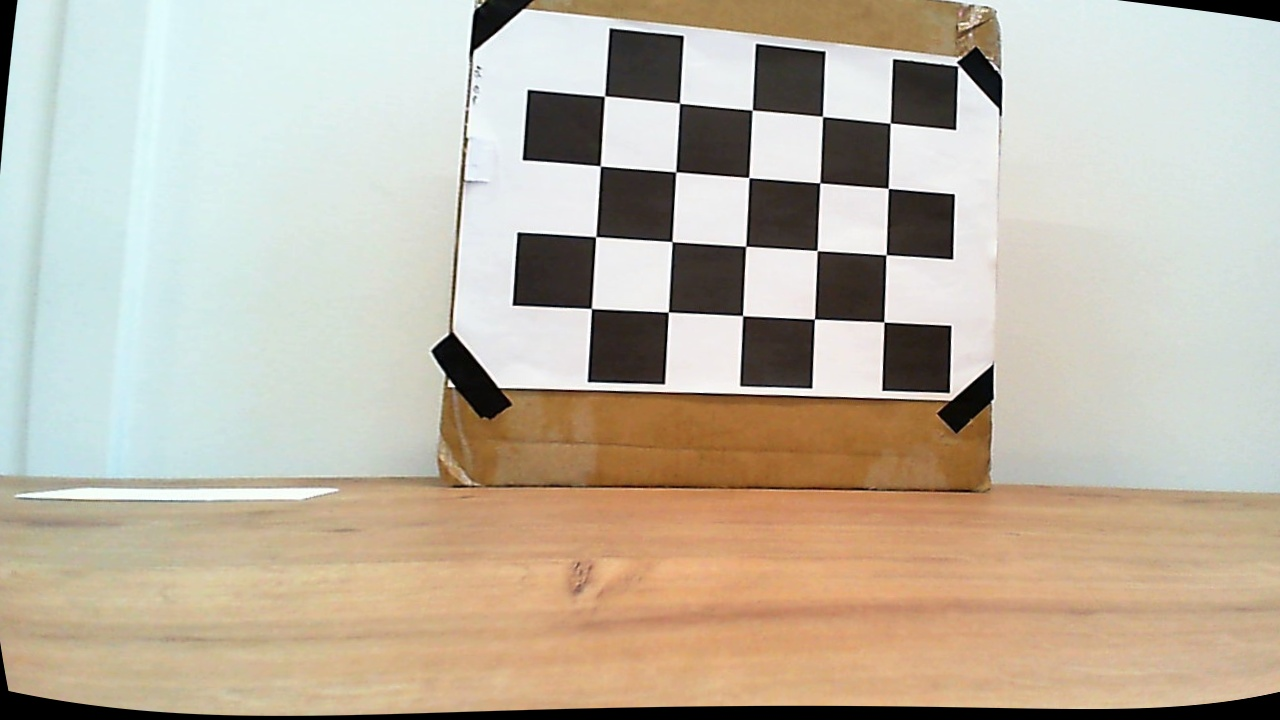
#> input picture report_assets_final/calibration/rectified_left.jpg, 1280 x 720 px, found by its file name
$ python analyze_color_mask.py
#> lines starting #> are read from the running program, lines starting #| are printed output that depends on the picture; after the words box and inside, x2 and y2 are one past the last pixel; in counts of white or black regions, pixels touching at a corner belong together
import cv2
import numpy as np

IMG_PATH = "outputs/stereo_depth_rectified/rectified_left.jpg"

# ROI (same as your object area)
ROI = (60, 650, 500, 980)  # y1, y2, x1, x2


def print_stats(name, data):
    data = data[data > 0]
    if len(data) == 0:
        return

    print(f"\n=== {name} ===")
    print("min :", np.percentile(data, 1))
    print("5%  :", np.percentile(data, 5))
    print("25% :", np.percentile(data, 25))
    print("50% :", np.percentile(data, 50))
    print("75% :", np.percentile(data, 75))
    print("95% :", np.percentile(data, 95))
    print("99% :", np.percentile(data, 99))


def main():
    img = cv2.imread(IMG_PATH)
#> img is the input picture: shape (720, 1280, 3); mean B, G, R 164.6, 181.1, 190.7
    if img is None:
        raise RuntimeError("Image not found")

    y1, y2, x1, x2 = ROI
    roi = img[y1:y2, x1:x2]
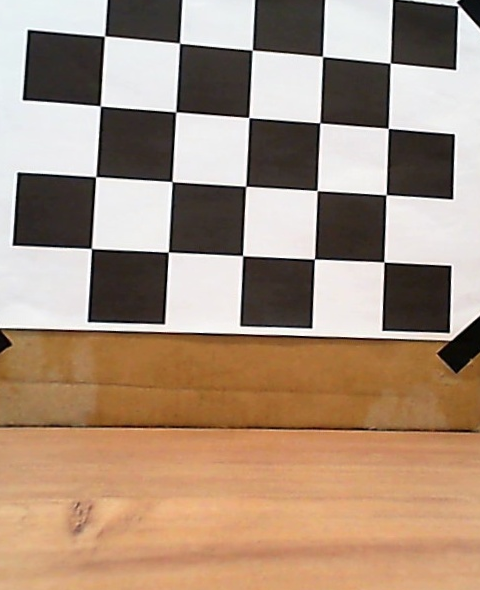
#> roi: shape (590, 480, 3); mean B, G, R 123.9, 144.1, 168.4

    hsv = cv2.cvtColor(roi, cv2.COLOR_BGR2HSV)
#> hsv: shape (590, 480, 3); mean H, S, V 35, 74.5, 169.1

    h, s, v = cv2.split(hsv)
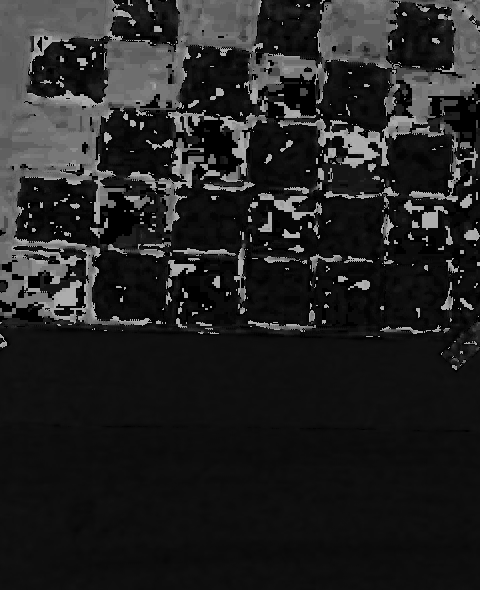
#> h: shape (590, 480); min 0, max 178, mean 35
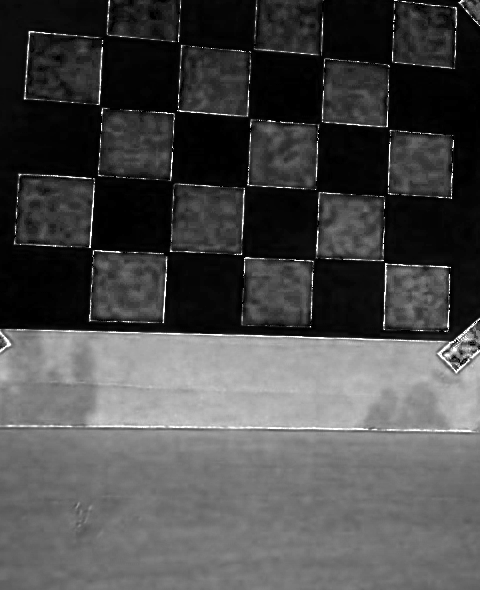
#> s: shape (590, 480); min 0, max 255, mean 74.5
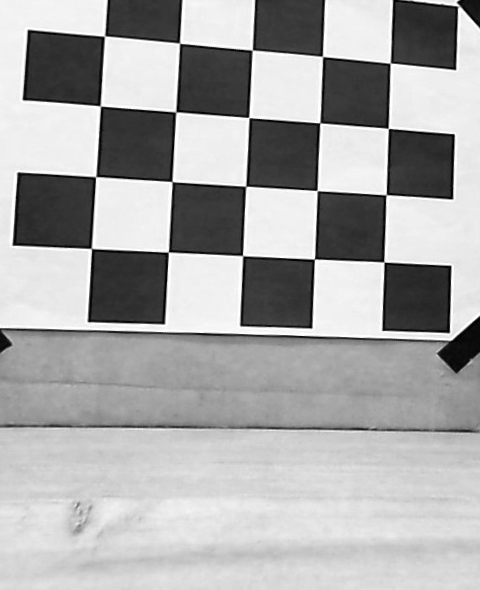
#> v: shape (590, 480); min 0, max 255, mean 169.1

    # =========================
    # PRINT DISTRIBUTION
    # =========================
    print_stats("HUE", h)
#| min : 5.0
#| 5%  : 6.0
#| 25% : 13.0
#| 50% : 14.0
#| 75% : 24.0
#| 95% : 165.0
#| 99% : 173.0
    print_stats("SATURATION", s)
#| min : 2.0
#| 5%  : 2.0
#| 25% : 10.0
#| 50% : 77.0
#| 75% : 120.0
#| 95% : 177.0
#| 99% : 197.0
    print_stats("VALUE", v)
#| min : 10.0
#| 5%  : 43.0
#| 25% : 64.0
#| 50% : 207.0
#| 75% : 236.0
#| 95% : 242.0
#| 99% : 255.0

    # =========================
    # INTERACTIVE TRACKBARS
    # =========================
    cv2.namedWindow("mask")

    def nothing(x):
        pass

    # Hue
    cv2.createTrackbar("H_min", "mask", 0, 179, nothing)
#> slider 'H_min' is set to 35
    cv2.createTrackbar("H_max", "mask", 179, 179, nothing)

    # Saturation
    cv2.createTrackbar("S_min", "mask", 0, 255, nothing)
#> slider 'S_min' is set to 51
    cv2.createTrackbar("S_max", "mask", 255, 255, nothing)

    # Value
    cv2.createTrackbar("V_min", "mask", 0, 255, nothing)
#> slider 'V_min' is set to 51
    cv2.createTrackbar("V_max", "mask", 255, 255, nothing)

    while True:
        hmin = cv2.getTrackbarPos("H_min", "mask")
        hmax = cv2.getTrackbarPos("H_max", "mask")
        smin = cv2.getTrackbarPos("S_min", "mask")
        smax = cv2.getTrackbarPos("S_max", "mask")
        vmin = cv2.getTrackbarPos("V_min", "mask")
        vmax = cv2.getTrackbarPos("V_max", "mask")

        lower = np.array([hmin, smin, vmin])
        upper = np.array([hmax, smax, vmax])

        mask = cv2.inRange(hsv, lower, upper)
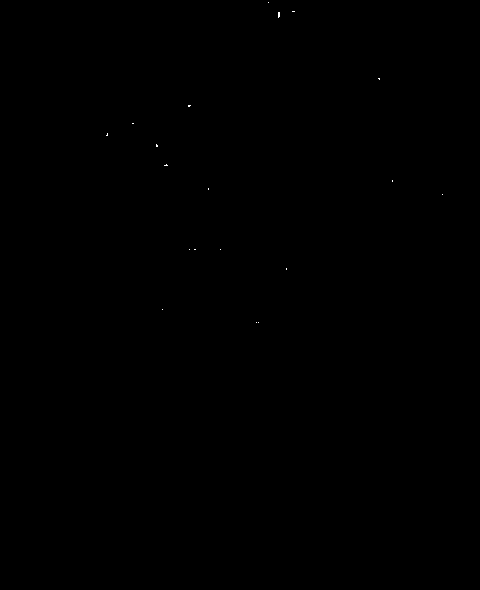
#> mask: shape (590, 480); 0.02% white in thin lines or dots, all inside (x1, y1, x2, y2) = (106, 2, 443, 323)

        preview = roi.copy()
        preview[mask == 0] = 0

        cv2.imshow("mask", mask)
        cv2.imshow("preview", preview)

        key = cv2.waitKey(30)
#> (key Esc is pressed here)
        if key == 27:  # ESC
            print("\nFINAL VALUES:")
            print(f"H: {hmin} - {hmax}")
            print(f"S: {smin} - {smax}")
            print(f"V: {vmin} - {vmax}")
            break

    cv2.destroyAllWindows()


if __name__ == "__main__":
    main()

$ run again, with report_assets_final/calibration/corners_left_14.jpg copied over report_assets_final/calibration/rectified_left.jpg
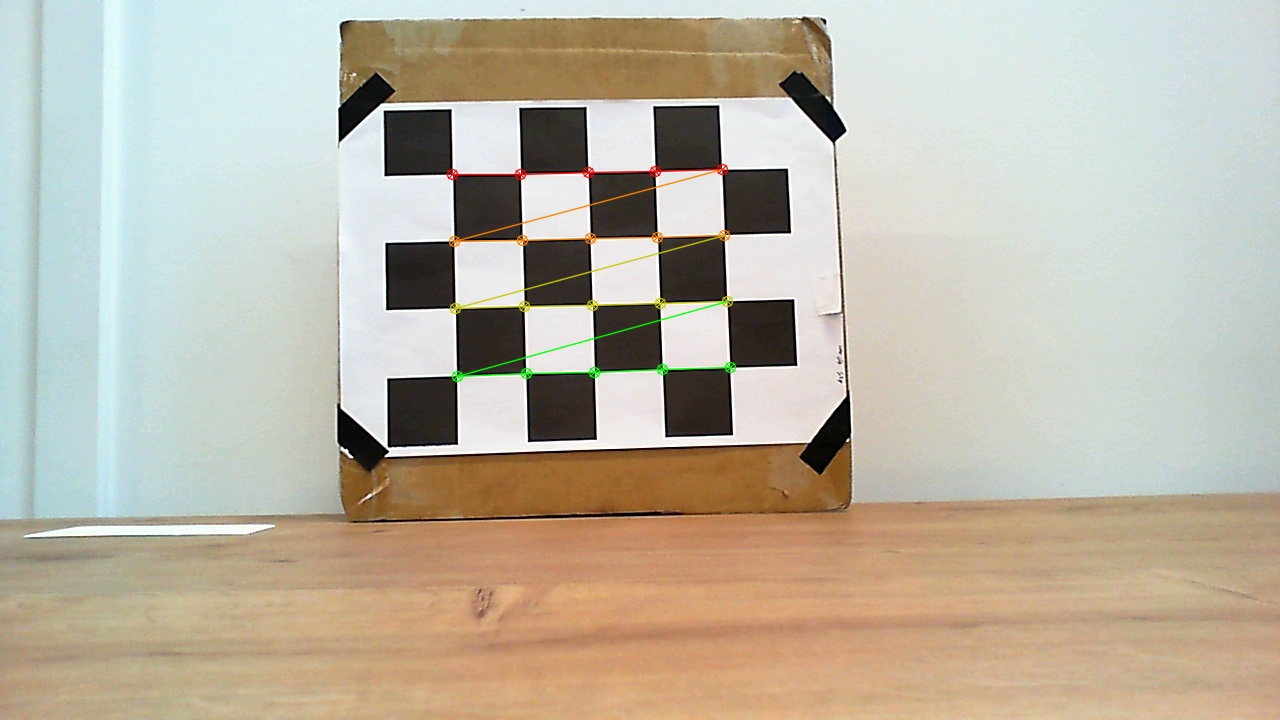
#> input picture report_assets_final/calibration/corners_left_14.jpg, 1280 x 720 px, found by its file name
#> in main, img is the input picture: shape (720, 1280, 3); mean B, G, R 165.4, 181.1, 188.6
#> hsv: shape (590, 480, 3); mean H, S, V 33.7, 68.3, 178.2
#> in main, `h, s, v = cv2.split(hsv)`:
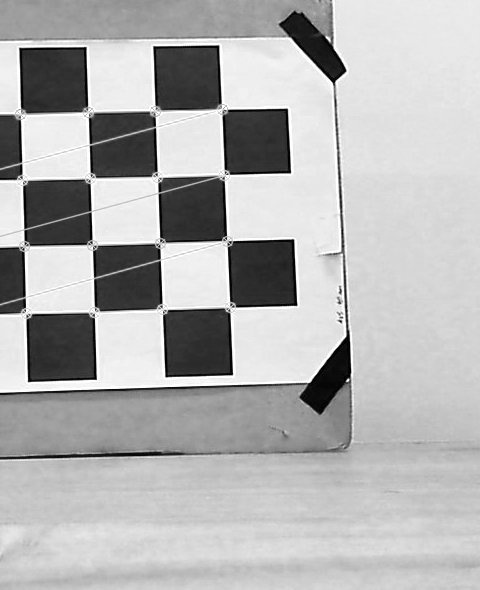
#> v: shape (590, 480); min 0, max 255, mean 178.2
#| min : 3.0
#| 5%  : 6.0
#| 25% : 13.0
#| 50% : 16.0
#| 75% : 30.0
#| 95% : 165.0
#| 99% : 177.0
#| min : 2.0
#| 5%  : 3.0
#| 25% : 11.0
#| 50% : 55.0
#| 75% : 115.0
#| 95% : 181.0
#| 99% : 255.0
#| min : 8.0
#| 5%  : 45.0
#| 25% : 156.0
#| 50% : 205.0
#| 75% : 229.0
#| 95% : 240.0
#| 99% : 255.0
#> in main, `mask = cv2.inRange(hsv, lower, upper)`:
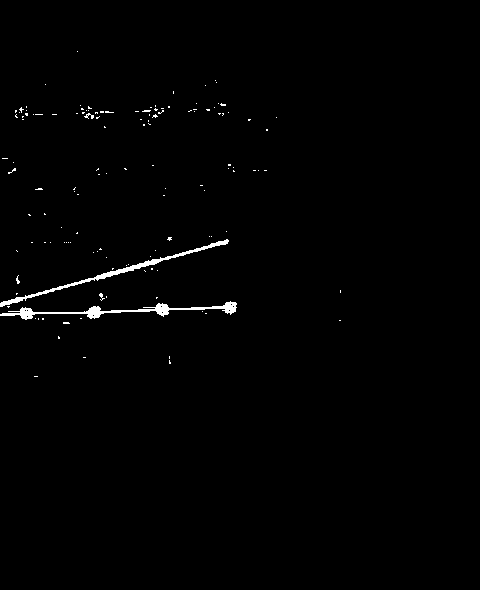
#> mask: shape (590, 480); 0.84% white; 132 white regions (128 under 20 px), largest, box (x1, y1, x2, y2) and area: (0, 301, 237, 320) 1005, (0, 239, 229, 307) 871, (84, 113, 94, 119) 28, (99, 293, 105, 301) 20
